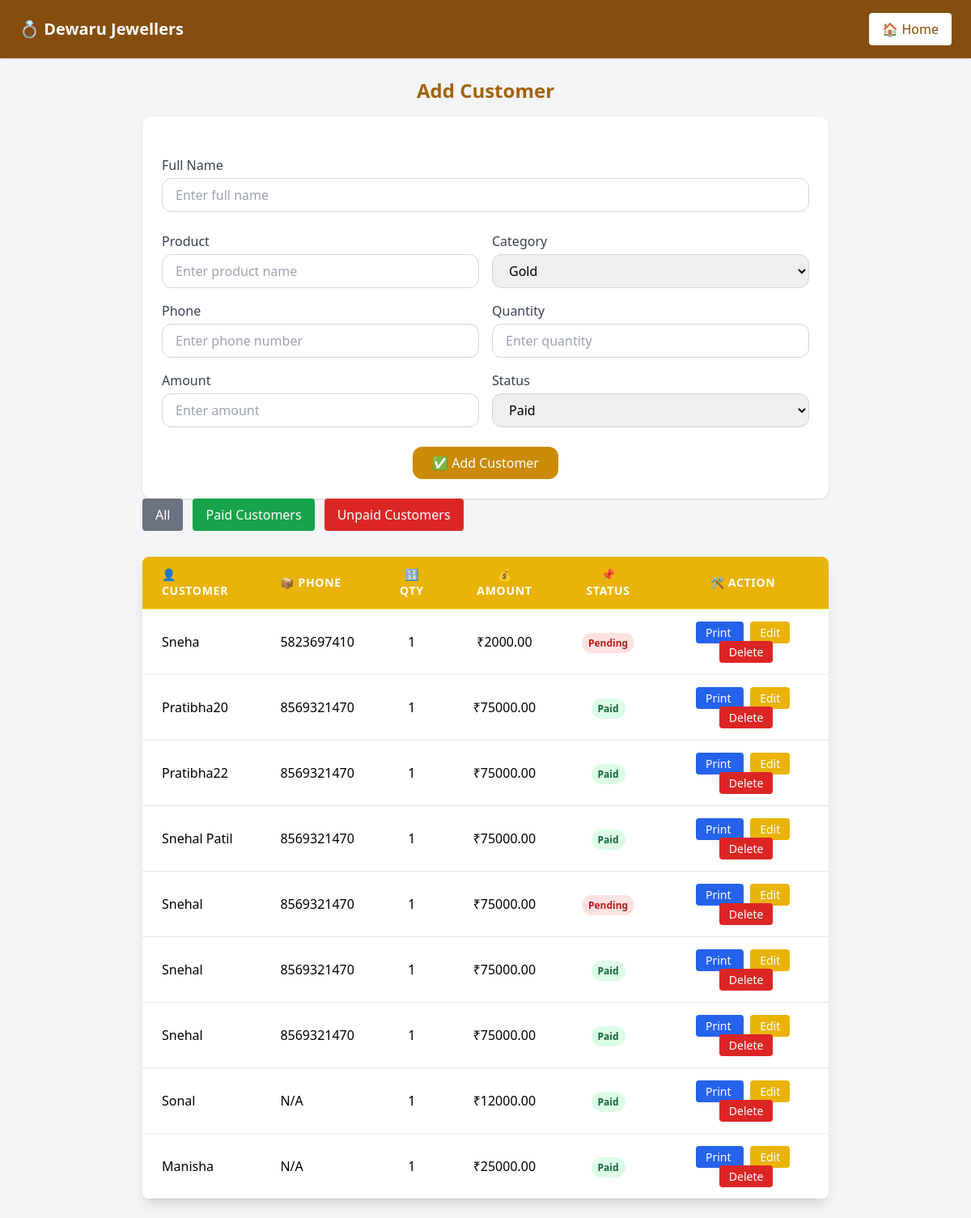
/add-customer/ (signed in), run on the app's committed database.
### app_devaru/models.py (models this page shows, shortened)
class Customer(models.Model):
    name = models.CharField(max_length=100)
    product = models.CharField(max_length=100)
    category = models.CharField(max_length=50)
    phone = models.CharField(max_length=15, default='N/A')
    quantity = models.PositiveIntegerField()
    amount = models.DecimalField(max_digits=10, decimal_places=2)
    status = models.CharField(max_length=20, choices=[('Paid', 'Paid'), ('Pending', 'Pending')])

### app_devaru/views.py (the view, shortened to what this page needs)
# urls.py: path('add-customer/', views.add_customer, name='add_customer'),
@login_required
def add_customer(request):
    status_filter = request.GET.get('status')
    customers = Customer.objects.all().order_by('-id')
    if status_filter:
        customers = customers.filter(status=status_filter)
    return render(request, 'add_customer.html', {
        'form': CustomerForm(),
        'customers': customers,
        'selected_status': status_filter
    })

### app_devaru/forms.py
class CustomerForm(forms.ModelForm):
    class Meta:
        model = Customer
        fields = ['name', 'product','category', 'phone', 'quantity', 'amount', 'status']

### templates/add_customer.html (shortened to what this page needs)
<!DOCTYPE html>
<html lang="en">
<head>
    <script src="https://cdn.tailwindcss.com"></script>
</head>
<body class="bg-gray-100">
<nav class="bg-yellow-800 text-white px-6 py-4 flex justify-between items-center shadow">
    <h1 class="text-xl font-bold">💍 Dewaru Jewellers</h1>
    <a href="{% url 'home' %}" class="bg-white text-yellow-800 px-4 py-2 rounded hover:bg-yellow-100">🏠 Home</a>
</nav>
<div class="max-w-4xl mx-auto p-6">
    <h2 class="text-2xl font-bold text-center text-yellow-700 mb-4">Add Customer</h2>
    <form method="POST" class="space-y-6 bg-white p-6 rounded-xl shadow">
    <div>
        <label for="name" class="block text-gray-700 font-medium">Full Name</label>
        <input type="text" name="name" id="name" required
            class="w-full mt-1 px-4 py-2 border border-gray-300 rounded-xl focus:outline-none focus:ring-2 focus:ring-yellow-600"
            placeholder="Enter full name">
    </div>
    <div class="grid grid-cols-1 md:grid-cols-2 gap-4">
        <div>
            <label for="product" class="block text-gray-700 font-medium">Product</label>
            <input type="text" name="product" id="product" required
                class="w-full mt-1 px-4 py-2 border border-gray-300 rounded-xl focus:outline-none focus:ring-2 focus:ring-yellow-600"
                placeholder="Enter product name">
        </div>
        <div>
            <label for="category" class="block text-gray-700 font-medium">Category</label>
            <select name="category" id="category" required
                class="w-full mt-1 px-4 py-2 border border-gray-300 rounded-xl focus:outline-none focus:ring-2 focus:ring-yellow-600">
                <option value="Gold">Gold</option>
            </select>
        </div>
        <div>
            <label for="phone" class="block text-gray-700 font-medium">Phone</label>
            <input type="text" name="phone" id="phone" required
                class="w-full mt-1 px-4 py-2 border border-gray-300 rounded-xl focus:outline-none focus:ring-2 focus:ring-yellow-600"
                placeholder="Enter phone number">
        </div>
        <div>
            <label for="quantity" class="block text-gray-700 font-medium">Quantity</label>
            <input type="number" name="quantity" id="quantity" required
                class="w-full mt-1 px-4 py-2 border border-gray-300 rounded-xl focus:outline-none focus:ring-2 focus:ring-yellow-600"
                placeholder="Enter quantity">
        </div>
        <div>
            <label for="amount" class="block text-gray-700 font-medium">Amount</label>
            <input type="number" name="amount" id="amount" step="0.01" required
                class="w-full mt-1 px-4 py-2 border border-gray-300 rounded-xl focus:outline-none focus:ring-2 focus:ring-yellow-600"
                placeholder="Enter amount">
        </div>
        <div>
            <label for="status" class="block text-gray-700 font-medium">Status</label>
            <select name="status" id="status"
                class="w-full mt-1 px-4 py-2 border border-gray-300 rounded-xl focus:outline-none focus:ring-2 focus:ring-yellow-600">
                <option value="Paid">Paid</option>
            </select>
        </div>
    </div>
    <div class="text-center">
        <button type="submit"
            class="bg-yellow-600 text-white px-6 py-2 rounded-xl hover:bg-yellow-700 transition font-medium">
            ✅ Add Customer
        </button>
    </div>
</form>
     <div class="flex gap-3 mb-4">
    <a href="{% url 'add_customer' %}"
       class="px-4 py-2 rounded bg-gray-500 text-white">
       All
    </a>
    <a href="?status=Paid"
       class="px-4 py-2 rounded bg-green-600 text-white">
       Paid Customers
    </a>
    <a href="?status=Pending"
       class="px-4 py-2 rounded bg-red-600 text-white">
       Unpaid Customers
    </a>
</div>
<div class="bg-white rounded-lg shadow-lg overflow-x-auto mt-8">
    <table class="min-w-full divide-y divide-yellow-300">
        <thead class="bg-yellow-500 text-white text-sm uppercase">
            <tr>
                <th class="px-6 py-3 text-left tracking-wider">👤 Customer</th>
                <th class="px-6 py-3 text-left tracking-wider">📦 Phone</th>
                <th class="px-6 py-3 text-center tracking-wider">🔢 Qty</th>
                <th class="px-6 py-3 text-center tracking-wider">💰 Amount</th>
                <th class="px-6 py-3 text-center tracking-wider">📌 Status</th>
                <th class="px-6 py-3 text-center tracking-wider">🛠 Action</th>
            </tr>
        </thead>
        <tbody class="bg-white divide-y divide-gray-200">
            {% for customer in customers %}
            <tr class="hover:bg-yellow-50">
                <td class="px-6 py-4">{{ customer.name }}</td>
                <td class="px-6 py-4">{{ customer.phone }}</td>
                <td class="px-6 py-4 text-center">{{ customer.quantity }}</td>
                <td class="px-6 py-4 text-center">₹{{ customer.amount }}</td>
                <td class="px-6 py-4 text-center">
                    {% if customer.status == "Paid" %}
                        <span class="bg-green-100 text-green-800 px-2 py-1 rounded-full text-xs font-semibold">Paid</span>
                    {% else %}
                        <span class="bg-red-100 text-red-700 px-2 py-1 rounded-full text-xs font-semibold">Pending</span>
                    {% endif %}
                </td>
                <td class="px-6 py-4 text-center space-x-2">
    <a href="{% url 'print_customer' customer.id %}"
       target="_blank"
       class="bg-blue-600 hover:bg-blue-700 text-white text-sm px-3 py-1 rounded">
       Print
    </a>
    <a href="{% url 'edit_customer' customer.id %}"
       class="bg-yellow-500 hover:bg-yellow-600 text-white text-sm px-3 py-1 rounded">
       Edit
    </a>
    <a href="{% url 'delete_customer' customer.id %}"
       onclick="return confirm('Are you sure?')"
       class="bg-red-600 hover:bg-red-700 text-white text-sm px-3 py-1 rounded">
       Delete
    </a>
</td>
            </tr>
            {% empty %}
            <tr>
                <td colspan="6" class="text-center py-6 text-gray-500">No customer data available.</td>
            </tr>
            {% endfor %}
        </tbody>
    </table>
</div>

### data on the page
Customer: name "Sneha", phone "5823697410", quantity "1", amount "2000.00", status "Pending"
Customer: name "Pratibha20", phone "8569321470", quantity "1", amount "75000.00", status "Paid"
Customer: name "Pratibha22", phone "8569321470", quantity "1", amount "75000.00", status "Paid"
Customer: name "Snehal Patil", phone "8569321470", quantity "1", amount "75000.00", status "Paid"
Customer: name "Snehal", phone "8569321470", quantity "1", amount "75000.00", status "Pending"
Customer: name "Snehal", phone "8569321470", quantity "1", amount "75000.00", status "Paid"
Customer: name "Snehal", phone "8569321470", quantity "1", amount "75000.00", status "Paid"
Customer: name "Sonal", phone "N/A", quantity "1", amount "12000.00", status "Paid"
Customer: name "Manisha", phone "N/A", quantity "1", amount "25000.00", status "Paid"
